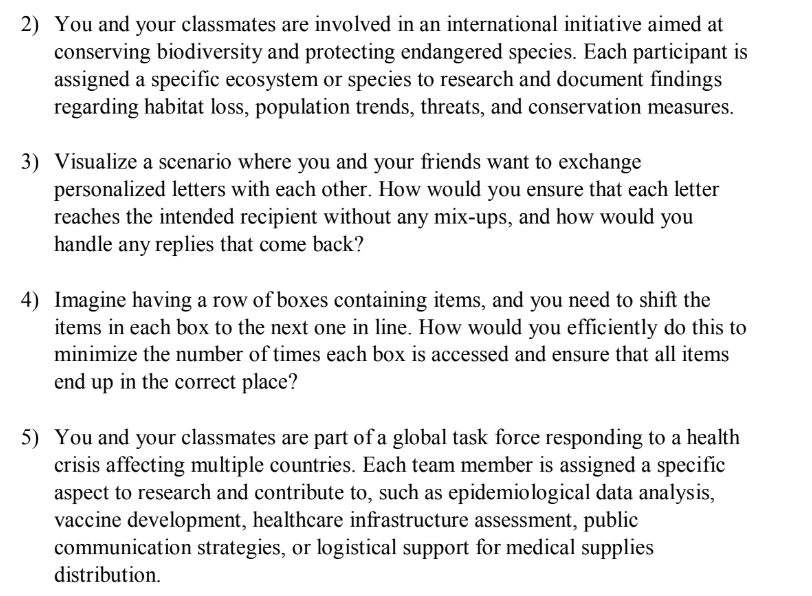
#> input picture img1.png, 812 x 596 px, found by its file name
$ python detect.py
#> lines starting #> are read from the running program, lines starting #| are printed output that depends on the picture; after the words box and inside, x2 and y2 are one past the last pixel; in counts of white or black regions, pixels touching at a corner belong together
import cv2
import pytesseract
from pytesseract import Output

def preprocess_image(image_path):
    img = cv2.imread(image_path)
#> img is the input picture: shape (596, 812, 3); min 0, max 255, mean 234.2

    gray = cv2.cvtColor(img, cv2.COLOR_BGR2GRAY)

    blurred = cv2.GaussianBlur(gray, (5, 5), 0)
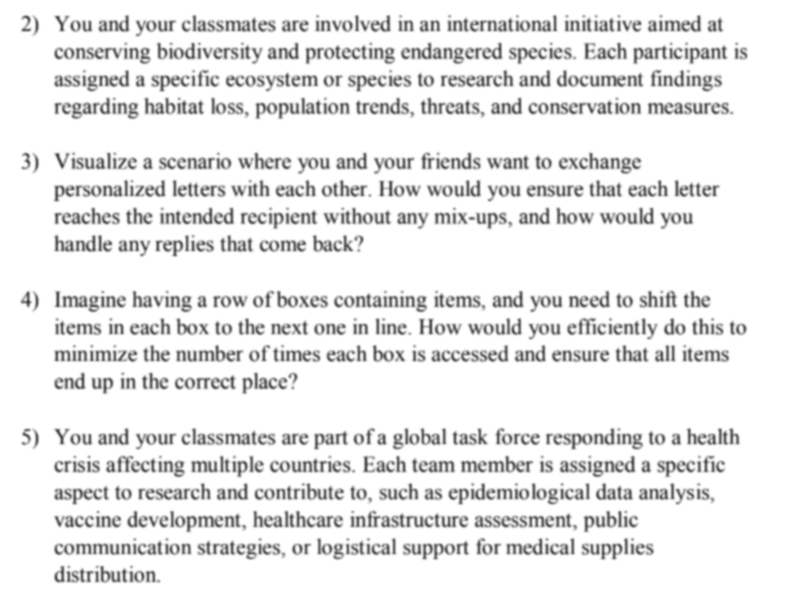
#> blurred: shape (596, 812); min 60, max 255, mean 234.2

    edged = cv2.Canny(blurred, 75, 200)
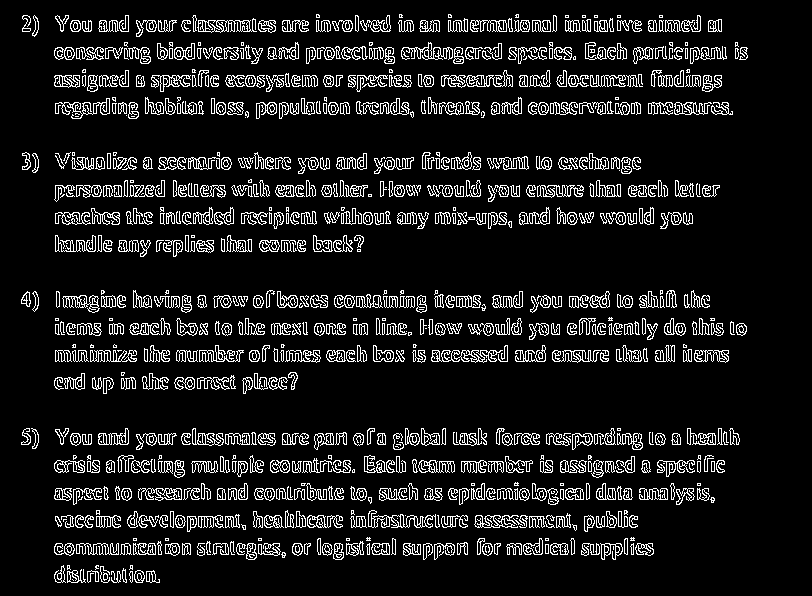
#> edged: shape (596, 812); 10.7% white in thin lines or dots, all inside (x1, y1, x2, y2) = (21, 14, 748, 583)

    return edged, img

def extract_text_from_image(image_path):
    edged, img = preprocess_image(image_path)

#> (the run stopped early here; a loop or call above may not have finished)
